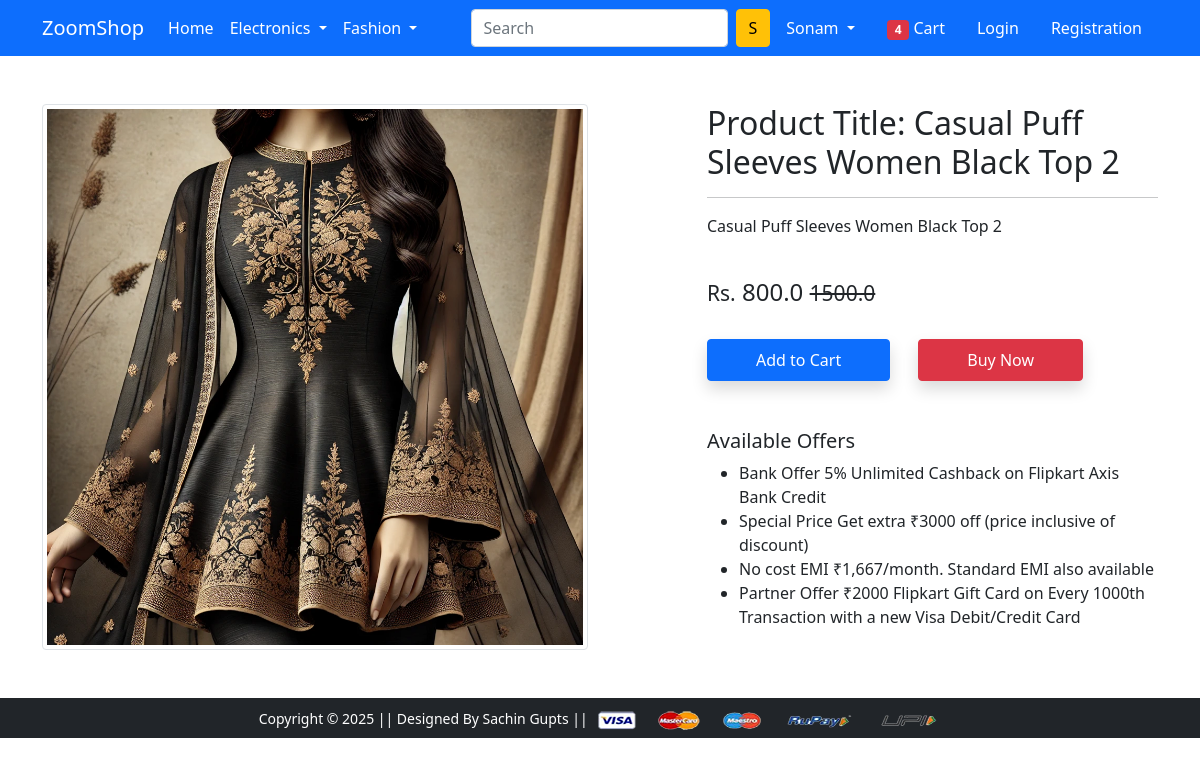
/product-detail/2/, run on the app's committed database.
### ZoomShop/models.py (models this page shows, shortened)
class ProductDB(models.Model):
    title = models.CharField(max_length=128)
    tag = models.CharField(max_length=128)
    selling_price = models.FloatField()
    discounted_price = models.FloatField()
    description = models.TextField()
    brand = models.CharField(max_length=128)
    category = models.CharField(choices=CATEGORY_CHOICES, max_length=10)  # noqa: F811
    product_image = models.ImageField(upload_to='media/productImage')

### ZoomShop/views.py (the view)
# urls.py: path('product-detail/<int:id>/', views.ProductDetailView.as_view(), name='product-detail'),
class ProductDetailView(View):
 def get(self, request, id):
  product = ProductDB.objects.get(pk = id)
  return render(request, 'product/Productdetail.html', {'product' : product})

### ZoomShop/templates/ZoomShop/product/productdetail.html (shortened to what this page needs)
{% extends 'ZoomShop/base.html' %}
{% load static %}
{% block main-content %}
<div class="container my-5">
 <div class="row">
  <div class="col-sm-6 text-center align-self-center">
   <img src="{{product.product_image.url}}" alt="" class="img-fluid img-thumbnail">
  </div>
  <div class="col-sm-5 offset-sm-1">
   <h2>Product Title: {{product.title}}</h2>
   <hr>
   <p>{{product.description}}</p> <br>
   <h4><small>Rs.</small> {{product.discounted_price}} <small class="fw-light text-decoration-line-through">{{product.selling_price}}</small></h4> <br>
   <a href="{% url 'add-to-cart' %}" class="btn btn-primary shadow px-5 py-2">Add to Cart</a>
   <a href="{% url 'buy-now' %}" class="btn btn-danger shadow px-5 py-2 ms-4">Buy Now</a>
   <h5 class="mt-5">Available Offers</h5>
   <ul>
    <li>Bank Offer 5% Unlimited Cashback on Flipkart Axis Bank Credit</li>
    <li>Special Price Get extra ₹3000 off (price inclusive of discount)</li>
    <li>No cost EMI ₹1,667/month. Standard EMI also available</li>
    <li>Partner Offer ₹2000 Flipkart Gift Card on Every 1000th Transaction with a new Visa Debit/Credit Card</li>
   </ul>
  </div>
 </div>
</div>
{% endblock main-content %}

### data on the page
ProductDB: product_image (picture), title "Casual Puff Sleeves Women Black Top 2", description "Casual Puff Sleeves Women Black Top 2", discounted_price "800.0", selling_price "1500.0"
